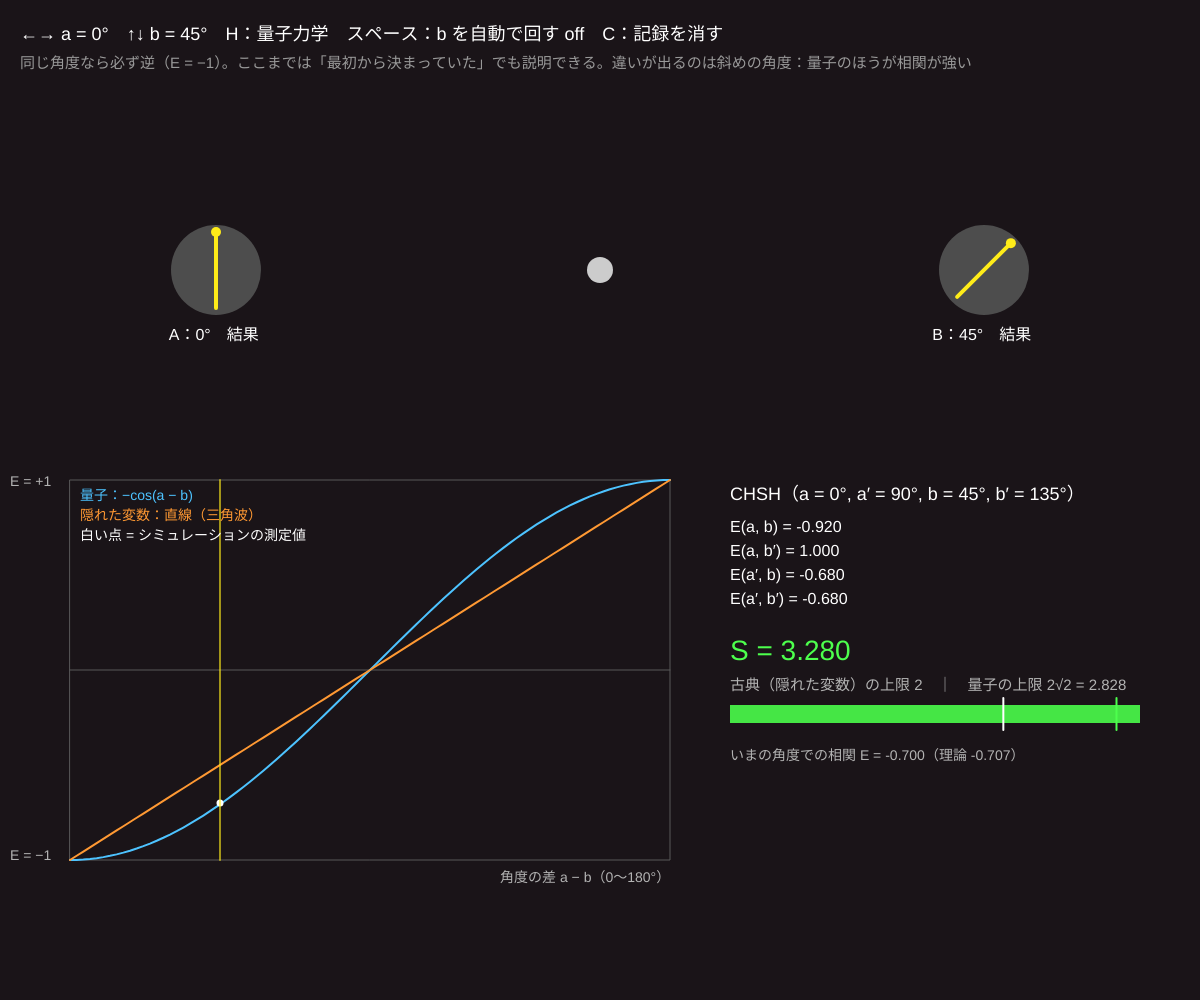
Frame 1 (no input)
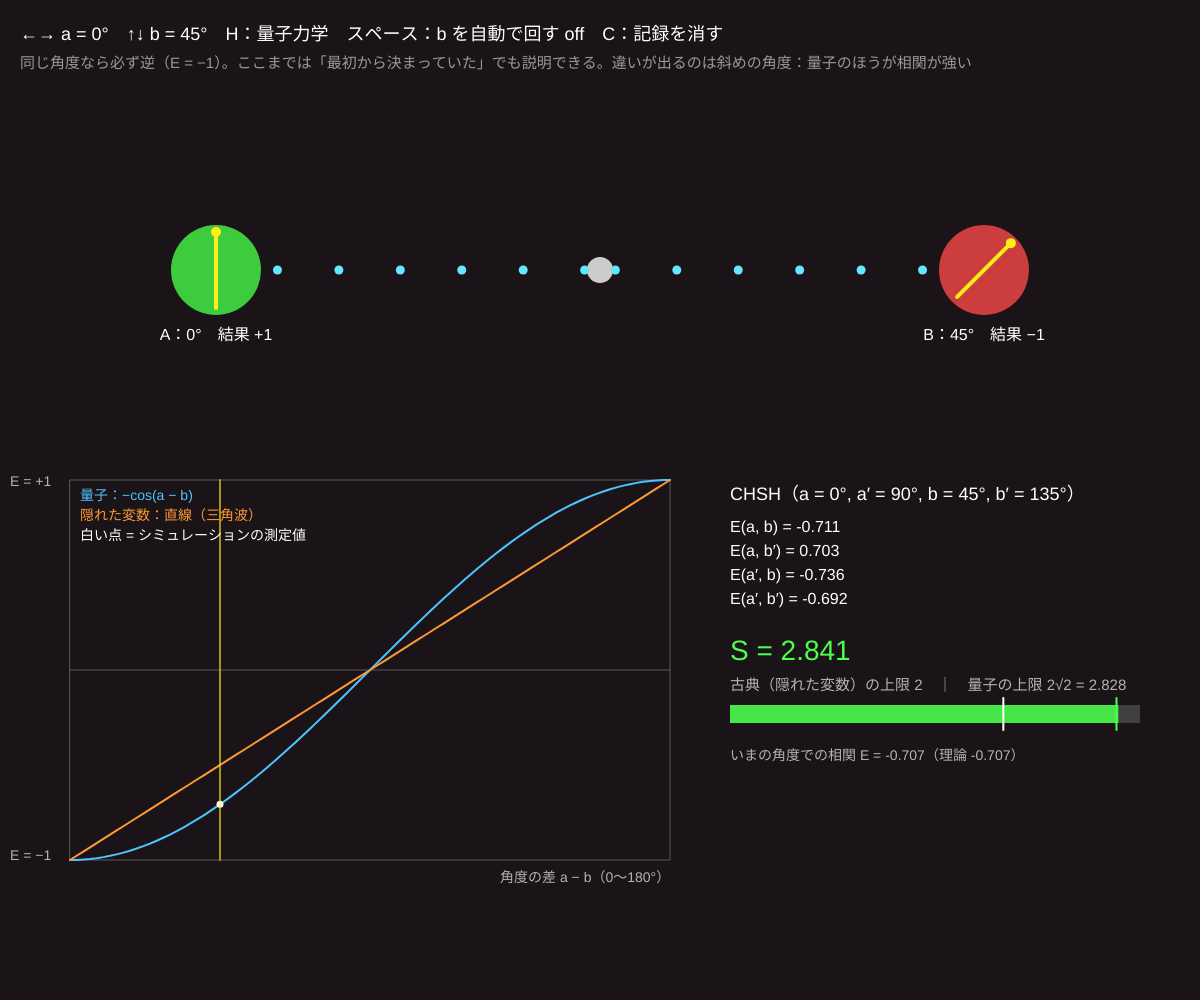
Frame 60 (no input)
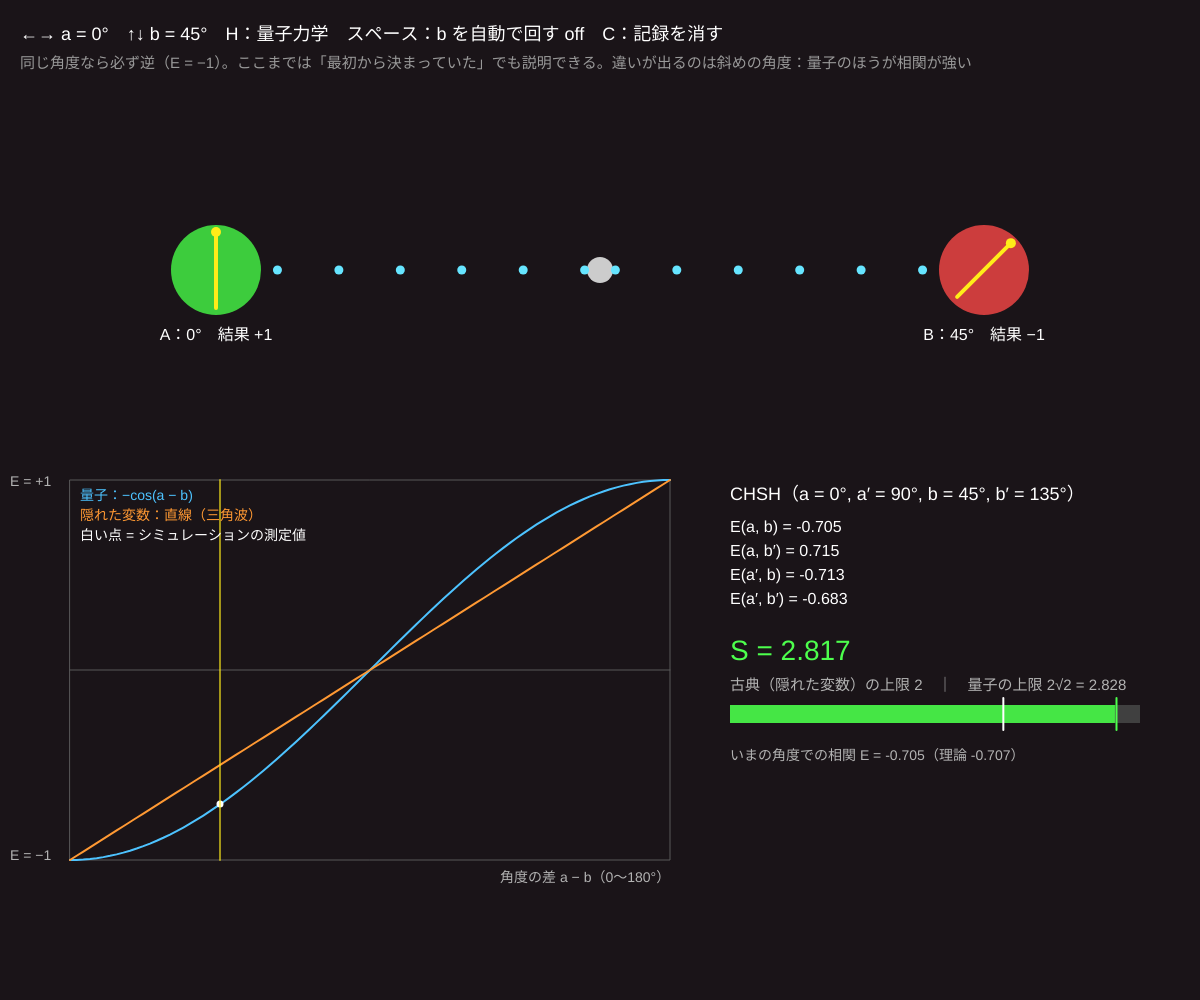
Frame 120 (the mouse pressed at the canvas centre since frame 60)

The p5.js sketch that drew these frames (run headless with seeded random() and noise() and a simulated clock; from frame 60 on, the mouse is pressed at the canvas centre):

// p5.js sketch
// ── sketch.js
// ============================================
// 10 量子もつれとベルの不等式
// 一重項状態 (|↑↓⟩ − |↓↑⟩)/√2 のペアを左右に飛ばし、角度 a, b の検出器でスピンを測る（結果は +1 か −1）
//   相関 E(a,b) = ⟨AB⟩ = −cos(a − b)。CHSH の S = |E(a,b) − E(a,b') + E(a',b) + E(a',b')| は
//   どんな「隠れた変数」の理論でも ≤ 2。でも量子力学では 2√2 ≈ 2.83 まで行く（実験でも確かめられた）
// ←→ = A の角度 a / ↑↓ = B の角度 b / H = 量子 ⇔ 隠れた変数モデル / スペース = 角度を自動で一周 / C = 記録を消す
// ============================================

let a = 0, b = 45;          // ★ 検出器の角度（度）
let hidden = false;         // 隠れた変数モデル
let pairsPerFrame = 60;     // ★ 1 フレームのペア数
let sweep = false;
let sumAB = 0, nAB = 0;     // いまの角度での相関
let eCurve = [];             // 角度の差ごとの測定値 {sum, n}（0〜180° を 36 区間）
let chsh = [[0, 0], [0, 0], [0, 0], [0, 0]];   // CHSH の 4 つの組の {sum, n}
let flights = [];

function setup() {
  createCanvas(windowWidth, windowHeight);
  colorMode(HSB, 360, 100, 100, 100);
  reset();
}
function reset() { eCurve = Array.from({ length: 37 }, () => ({ sum: 0, n: 0 })); chsh = [[0, 0], [0, 0], [0, 0], [0, 0]]; sumAB = 0; nAB = 0; }

// ★ 1 組のペアを測る：A と B の結果（±1）を返す
function measure(aDeg, bDeg) {
  let ar = radians(aDeg), br = radians(bDeg);
  if (!hidden) {
    // 量子力学：A はでたらめに ±1。B が A と同じになる確率は sin²((a − b)/2)
    let A = random() < 0.5 ? 1 : -1;
    let B = random() < sq(sin((ar - br) / 2)) ? A : -A;
    return [A, B];
  }
  // 隠れた変数：ペアは生まれたときに方向 λ を持っていて、結果は λ と検出器の角度だけで決まる
  let lam = random(TWO_PI);
  let A = cos(ar - lam) >= 0 ? 1 : -1;
  let B = cos(br - lam) >= 0 ? -1 : 1;
  return [A, B];
}

function draw() {
  background(320, 20, 10);
  if (sweep) { b = (b + 0.5) % 360; }
  for (let i = 0; i < pairsPerFrame; i++) {
    let [A, B] = measure(a, b);
    sumAB += A * B; nAB++;
    let d = abs(((a - b) % 360 + 540) % 360 - 180);          // 角度の差 0〜180°
    let k = round(d / 5); eCurve[k].sum += A * B; eCurve[k].n++;
    if (i === 0 && frameCount % 4 === 0) flights.push({ t: 0, A, B });
  }
  // CHSH の 4 組：a = 0°, a' = 90°, b = 45°, b' = 135°
  let sets = [[0, 45], [0, 135], [90, 45], [90, 135]];
  for (let s = 0; s < 4; s++) for (let i = 0; i < 25; i++) { let [A, B] = measure(sets[s][0], sets[s][1]); chsh[s][0] += A * B; chsh[s][1]++; }
  let E = (s) => (chsh[s][1] ? chsh[s][0] / chsh[s][1] : 0);
  let S = abs(E(0) - E(1) + E(2) + E(3));

  // --- 上：源と 2 つの検出器 ---
  let cx = width / 2, cy = height * 0.27, dxA = cx - width * 0.32, dxB = cx + width * 0.32;
  noStroke(); fill(0, 0, 80); circle(cx, cy, 26);
  for (let f of flights) {
    f.t += 0.04;
    let xa = lerp(cx, dxA, min(f.t, 1)), xb = lerp(cx, dxB, min(f.t, 1));
    fill(190, 60, 100, f.t < 1 ? 100 : 0); circle(xa, cy, 9); circle(xb, cy, 9);
  }
  let landed = flights.filter((f) => f.t >= 1).pop();
  flights = flights.filter((f) => f.t < 1.3);
  for (let [x, ang, res, nm] of [[dxA, a, landed ? landed.A : 0, 'A'], [dxB, b, landed ? landed.B : 0, 'B']]) {
    fill(res > 0 ? color(120, 70, 80) : res < 0 ? color(0, 70, 80) : color(0, 0, 30)); circle(x, cy, 90);
    stroke(55, 90, 100); strokeWeight(4);
    let r = radians(ang);
    line(x - 38 * sin(r), cy + 38 * cos(r), x + 38 * sin(r), cy - 38 * cos(r));
    noStroke(); fill(55, 90, 100); circle(x + 38 * sin(r), cy - 38 * cos(r), 10);
    fill(0, 0, 100); textSize(16); textAlign(CENTER);
    text(nm + '：' + nf(ang, 1, 0) + '°　結果 ' + (res > 0 ? '+1' : res < 0 ? '−1' : ''), x, cy + 70);
    textAlign(LEFT);
  }

  // --- 左下：E(θ) のグラフ ---
  let gx = 70, gy = height * 0.48, gw = width * 0.5, gh = height * 0.38;
  noFill(); stroke(0, 0, 35); strokeWeight(1); rect(gx, gy, gw, gh); line(gx, gy + gh / 2, gx + gw, gy + gh / 2);
  let ex = (d) => gx + (d / 180) * gw, ey = (e) => gy + gh / 2 - e * (gh / 2);
  stroke(200, 70, 100); strokeWeight(2); beginShape();
  for (let d = 0; d <= 180; d += 2) vertex(ex(d), ey(-cos(radians(d))));
  endShape();
  stroke(30, 80, 100); beginShape();
  for (let d = 0; d <= 180; d += 2) vertex(ex(d), ey(-1 + (2 * d) / 180));
  endShape();
  noStroke(); fill(0, 0, 100);
  for (let k = 0; k < eCurve.length; k++) if (eCurve[k].n > 20) circle(ex(k * 5), ey(eCurve[k].sum / eCurve[k].n), 7);
  let dNow = abs(((a - b) % 360 + 540) % 360 - 180);
  stroke(55, 90, 100, 60); line(ex(dNow), gy, ex(dNow), gy + gh);
  noStroke(); fill(0, 0, 70); textSize(14);
  text('角度の差 a − b（0〜180°）', gx + gw - 170, gy + gh + 22);
  text('E = +1', gx - 60, gy + 6); text('E = −1', gx - 60, gy + gh);
  fill(200, 70, 100); text('量子：−cos(a − b)', gx + 10, gy + 20);
  fill(30, 80, 100); text('隠れた変数：直線（三角波）', gx + 10, gy + 40);
  fill(0, 0, 100); text('白い点 = シミュレーションの測定値', gx + 10, gy + 60);

  // --- 右下：CHSH ---
  let px = gx + gw + 60, py = gy + 20;
  fill(0, 0, 100); textSize(18); text('CHSH（a = 0°, a′ = 90°, b = 45°, b′ = 135°）', px, py);
  textSize(16);
  let lbl = ['E(a, b)', 'E(a, b′)', 'E(a′, b)', 'E(a′, b′)'];
  for (let s = 0; s < 4; s++) text(lbl[s] + ' = ' + nf(E(s), 1, 3), px, py + 32 + s * 24);
  textSize(28); fill(S > 2.05 ? color(120, 70, 100) : color(30, 80, 100));
  text('S = ' + nf(S, 1, 3), px, py + 160);
  textSize(15); fill(0, 0, 70);
  text('古典（隠れた変数）の上限 2　｜　量子の上限 2√2 = 2.828', px, py + 190);
  let bw = width - px - 60;
  fill(0, 0, 25); rect(px, py + 205, bw, 18);
  fill(S > 2 ? color(120, 70, 90) : color(30, 80, 90)); rect(px, py + 205, (min(S, 3) / 3) * bw, 18);
  stroke(0, 0, 100); line(px + (2 / 3) * bw, py + 198, px + (2 / 3) * bw, py + 230);
  stroke(120, 70, 100); line(px + (2.828 / 3) * bw, py + 198, px + (2.828 / 3) * bw, py + 230);
  noStroke(); fill(0, 0, 70); textSize(14);
  text('いまの角度での相関 E = ' + nf(nAB ? sumAB / nAB : 0, 1, 3) + '（理論 ' + nf(hidden ? -1 + (2 * dNow) / 180 : -cos(radians(dNow)), 1, 3) + '）', px, py + 260);

  fill(0, 0, 100); textSize(18);
  text('←→ a = ' + nf(a, 1, 0) + '°　↑↓ b = ' + nf(b, 1, 0) + '°　H：' + (hidden ? '隠れた変数モデル' : '量子力学') + '　スペース：b を自動で回す ' + (sweep ? 'ON' : 'off') + '　C：記録を消す', 20, 40);
  fill(0, 0, 60); textSize(15);
  text('同じ角度なら必ず逆（E = −1）。ここまでは「最初から決まっていた」でも説明できる。違いが出るのは斜めの角度：量子のほうが相関が強い', 20, 68);
}

function keyPressed() {
  if (key === LEFT_ARROW) { a = (a + 345) % 360; sumAB = 0; nAB = 0; }
  if (key === RIGHT_ARROW) { a = (a + 15) % 360; sumAB = 0; nAB = 0; }
  if (key === UP_ARROW) { b = (b + 15) % 360; sumAB = 0; nAB = 0; }
  if (key === DOWN_ARROW) { b = (b + 345) % 360; sumAB = 0; nAB = 0; }
  if (key === 'h' || key === 'H') { hidden = !hidden; reset(); }
  if (key === ' ') sweep = !sweep;
  if (key === 'c' || key === 'C') reset();
}

// ---------- やってみよう ----------
// 1. a = b にして E = −1 を確かめる。a − b = 90° では E = 0（無相関）
// 2. H で隠れた変数モデルにすると、0° と 180° では量子と一致するのに 45° でずれる。S はいくつ？
// 3. CHSH の角度を変えて（sets を書き換えて）、量子で S が最大になる角度を探そう
// 4. 隠れた変数モデルの measure を自分で工夫して S > 2 にできるか挑戦（ベルの定理：局所的なら無理）
